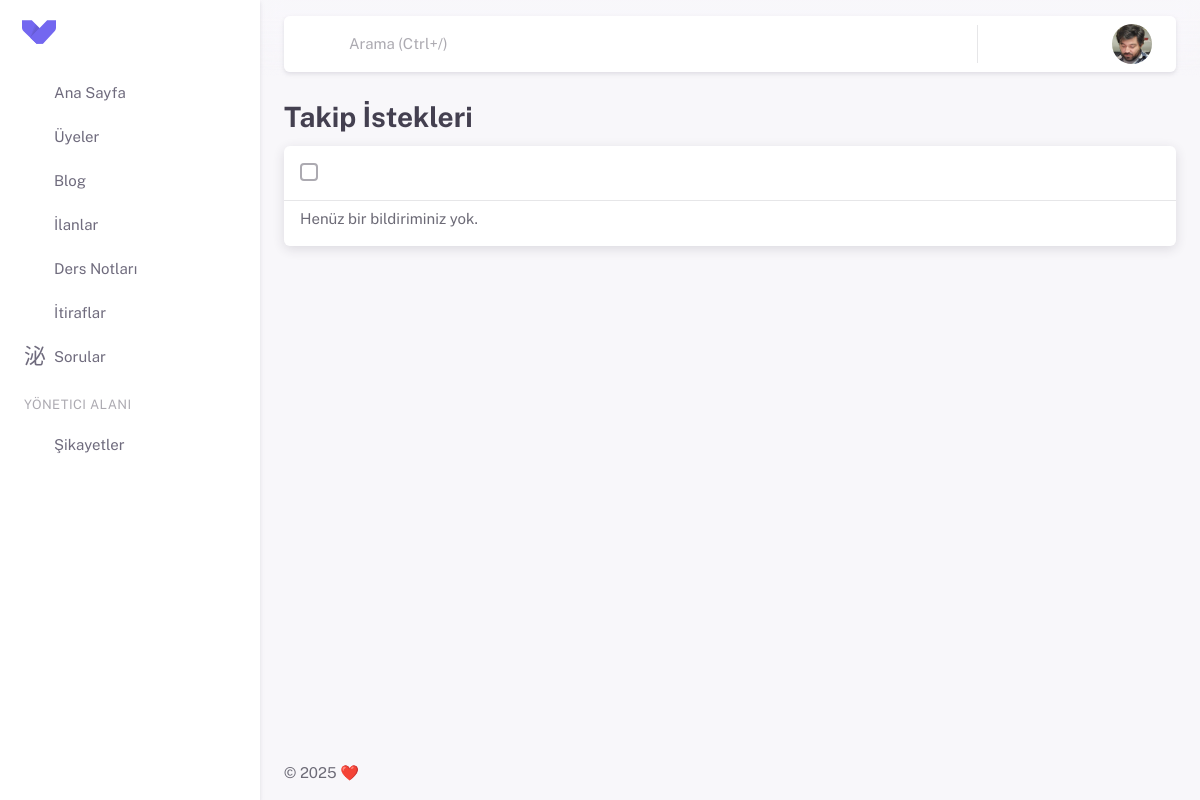
The page /follow/requests/ (signed in) on the database as committed earlier.
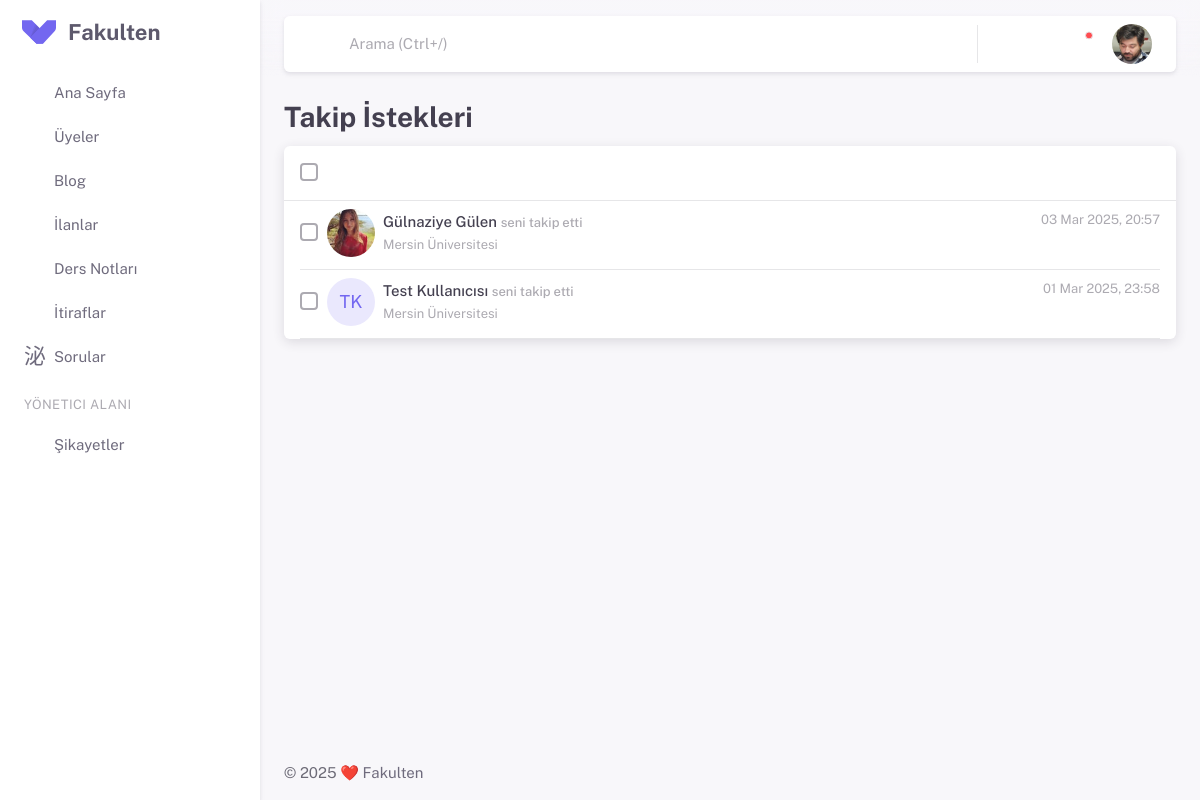
The same page on the database as committed later.
### apps/settings/models.py (models this page shows, shortened)
class SiteSettingsModel(models.Model):
    site_name = models.CharField(max_length=50, verbose_name="Site Adı")
    site_description = models.TextField(verbose_name="Site Açıklaması")
    class Meta:
        verbose_name = "Site Ayarı"
        verbose_name_plural = "Site Ayarları"

### apps/follow/models.py (models this page shows, shortened)
class FollowRequest(models.Model):
    follower = models.ForeignKey(User, related_name='follow_requests_sent', on_delete=models.CASCADE)
    following = models.ForeignKey(User, related_name='follow_requests_received', on_delete=models.CASCADE)
    created_at = models.DateTimeField(auto_now_add=True)
    is_approved = models.BooleanField(default=False)
    is_read = models.BooleanField(default=False)  # Bildirim okundu mu?
    class Meta:
        unique_together = ('follower', 'following')

### apps/profiles/models.py (models this page shows, shortened)
class ProfilePictureModel(models.Model):
    user = models.OneToOneField(settings.AUTH_USER_MODEL, on_delete=models.CASCADE, related_name='profile_photo')
    profile_photo = models.ImageField(
        upload_to='profile_photos', blank=True, null=True)

class EducationalInformationModel(models.Model):
    user = models.OneToOneField(settings.AUTH_USER_MODEL,
                             on_delete=models.CASCADE, related_name='educational_information', db_index=True)
    country = models.ForeignKey(inputs.CountriesModel,
                             on_delete=models.CASCADE, db_index=True)
    university = models.ForeignKey(inputs.UniversitiesModel,
                             on_delete=models.CASCADE, db_index=True)
    department = models.ForeignKey(inputs.DepartmentsModel,
                             on_delete=models.CASCADE, db_index=True)
    status = models.ForeignKey(inputs.StatusModel,
                             on_delete=models.CASCADE, db_index=True)

### apps/inputs/models.py (models this page shows)
class UniversitiesModel(models.Model):
    countries = models.ForeignKey(CountriesModel, on_delete=models.CASCADE)
    universities = models.CharField(max_length=255)
    def __str__(self):
        return self.universities

### apps/follow/views.py (the view)
# urls.py: path('requests/', views.follow_requests_view, name='follow-requests'),
@login_required
def follow_requests_view(request):
    follow_requests = FollowRequest.objects.filter(following=request.user).order_by('-created_at')
    follow_requests.filter(is_read=False).update(is_read=True)
    paginator = Paginator(follow_requests, 12)
    page_number = request.GET.get('page')
    page_obj = paginator.get_page(page_number)
    return render(request, 'follow/follow_requests.html', {'follow_requests': page_obj})

### apps/comments/models.py (called while the page is built)
    def get_notifications_comment_context(self):
        context = {
        'message' : 'yorumunuza yorum yaptı.',
        'content_title' : self.text,
        'content_url' : reverse('comment_detail', kwargs={'comment_id': self.id}),
        }
        return context

    def get_notifications_like_context(self):
        context = {
        'message' : 'yorumunuzu beğendi.',
        'content_title' : self.text,
        'content_url' : reverse('comment_detail', kwargs={'comment_id': self.id}),
        }
        return context

### apps/follow/templates/follow/follow_requests.html (shortened to what this page needs)
{% extends 'partials/base.html' %}
{% load static %}
{% block content %}
<h3 class="mb-2 fw-bold" >Takip İstekleri</h3>
   <div class="row g-0">
      <div class="col app-followers-list">
         <div class="card">
            <div class="card-body followers-list-header p-3 py-2">
               <div class="d-flex justify-content-between align-items-center ps-1">
                  <div class="d-flex align-items-center">
                     <div class="form-check mb-0 ms-0">
                        <input class="form-check-input" type="checkbox" id="followers-select-all" />
                     </div>
                     <div class="btn btn-text-secondary btn-icon rounded-pill me-1">
                        <i class="ti ti-trash ti-md followers-delete cursor-pointer"></i>
                     </div>
                  </div>
               </div>
            </div>
            <hr class="container-m-nx m-0" />
            <div class="card-body followers-list p-4 py-0 " id="followers-container">
               <div id="followers" class="list-group infinite-container">
                  {% for follower in follow_requests %}
                  <div class="follower-list-item mt-2 infinite-item" data-follower-id="{{ follower.id }}">
                     <div class="d-flex flex-wrap bd-highlight mb-3">
                        <div class="d-flex align-items-center">
                           <div class="bd-highlight">
                              <div class="form-check mb-0 ms-0">
                                 <input class="follower-list-item-input form-check-input" type="checkbox" />
                              </div>
                           </div>
                           <div class="bd-highlight">
                              <div class="avatar avatar-md me-2 flex-shrink-0">
                                 {% if follower.follower.profile_photo.profile_photo %}
                                 <img src="{{ follower.follower.profile_photo.profile_photo.url }}" alt="Avatar" class="rounded-circle" height="32" width="32" />
                                 {% else %}
                                 <span class="avatar-initial rounded-circle bg-label-primary">{{ follower.follower.first_name|first }}{{ follower.follower.last_name|first }}</span>
                                 {% endif %}
                              </div>
                           </div>
                        <div class="bd-highlight">
                           <a href="{% url 'profile' follower.follower.username %}">
                              <div class="me-2 h6 mb-0">{{ follower.follower.first_name }} {{ follower.follower.last_name }} <small class="text-muted">{% if follower.is_approved %} seni takip etti {%else%}takip isteği gönderdi.{%endif%}</small></div>
                           </a>
                           <small class="text-muted">{{ follower.follower.educational_information.university }}</small>
                        </div>
                    </div>
                        <div class="ms-auto bd-highlight">
                           <div class="mb-1">
                              <small class="text-muted"> {{ follower.created_at|date:"d M Y, H:i" }}</small>
                           </div>
                        </div>
                     </div>
                  </div>
                  <hr class="container-m-nx m-0" />
                  {% empty %}
                  <div class="mb-4 mt-2">Henüz bir bildiriminiz yok.</div>
                  {% endfor %}
               </div>
            </div>
         </div>
      </div>
   </div>
{% endblock content %}

### templates/partials/sidebar.html (shortened to what this page needs)
<aside id="layout-menu" class="layout-menu menu-vertical menu bg-menu-theme">
    <div class="app-brand demo">
      <a href="{% url 'home' %}" class="app-brand-link">
        <span class="app-brand-logo demo">
        </span>
        <span class="app-brand-text demo menu-text fw-bold">{{site_settings.site_name}}</span>
      </a>
      <a href="javascript:void(0);" class="layout-menu-toggle menu-link text-large ms-auto">
        <i class="ti menu-toggle-icon d-none d-xl-block align-middle"></i>
      </a>
    </div>
    {% with current_page=request.resolver_match.url_name %}
    <ul class="menu-inner py-1">
      <li class="menu-item {% if current_page == 'home' %} active{% endif %}">
        <a href="{% url 'home' %}" class="menu-link">
          <i class="menu-icon tf-icons ti ti-smart-home"></i>
          <div>Ana Sayfa</div>
        </a>
      </li>
      <li class="menu-item {% if current_page == 'members' %} active{% endif %}">
        <a href="{% url 'members' %}" class="menu-link">
          <i class="menu-icon tf-icons ti ti-user-search"></i>
          <div>Üyeler</div>
        </a>
      </li>
      <li class="menu-item {% if '/blogs/' in request.path %} active open{% endif %}">
        <a href="" class="menu-link menu-toggle">
          <i class="menu-icon tf-icons ti ti-blockquote"></i>
          <div>Blog</div>
        </a>
      </li>
      <li class="menu-item {% if '/marketplace/' in request.path %} active open{% endif %}">
        <a href="{% url 'marketplace' %}" class="menu-link menu-toggle">
          <i class="menu-icon tf-icons ti ti-building-store"></i>
          <div>İlanlar</div>
        </a>
      </li>
      <li class="menu-item {% if '/documents/' in request.path %} active open{% endif %}">
        <a href="" class="menu-link menu-toggle">
          <i class="menu-icon tf-icons ti ti-notebook"></i>
          <div>Ders Notları</div>
        </a>
      </li>
      <li class="menu-item {% if '/confessions/' in request.path %} active open{% endif %}">
        <a href="{% url 'confessions' %}" class="menu-link menu-toggle">
          <i class="menu-icon ti-icons ti ti-spy"></i>
          <div>İtiraflar</div>
        </a>
      </li>
      <li class="menu-item {% if '/questions/' in request.path %} active open{% endif %}">
        <a href="" class="menu-link menu-toggle">
          <i class="menu-icon ti-icons ti ti-message-2-question"></i>
          <div>Sorular</div>
        </a>
      </li>
      {% if user.is_superuser %}
      <li class="menu-header small">
        <span class="menu-header-text">Yönetici Alanı</span>
      </li>
      <li class="menu-item {% if '/complaints/' in request.path %} active open{% endif %}">
        <a href="{% url 'complaint_dashboard' %}" class="menu-link">
          <i class="menu-icon ti-icons ti ti-message-report"></i>
          <div>Şikayetler</div>
        </a>
      </li>
      {%endif%}
    </ul>
    {% endwith %}
  </aside>

### templates/partials/footer.html (shortened to what this page needs)
<footer class="content-footer footer bg-footer-theme">
  <div class="container-xxl">
    <div
      class="footer-container d-flex align-items-center justify-content-between py-4 flex-md-row flex-column">
      <div class="text-body">
        ©
        ❤️ <a href="#" target="_blank" class="footer-link">{{site_settings.site_name}}</a>
      </div>
    </div>
  </div>
</footer>

Rows that differ between the two databases and show on the page:
added SiteSettingsModel: site_name "Fakulten"
added FollowRequest: follower.profile_photo.profile_photo (picture), follower.first_name "Gülnaziye", follower.last_name "Gülen", is_approved "seni takip etti", follower.educational_information.university "Mersin Üniversitesi", created_at "03 Mar 2025, 20:57"
added FollowRequest: follower.first_name|first "T", follower.last_name|first "K", follower.first_name "Test", follower.last_name "Kullanıcısı", is_approved "seni takip etti", follower.educational_information.university "Mersin Üniversitesi", created_at "01 Mar 2025, 23:58"
Other text that changed with them:
text no longer shown: "Henüz bir bildiriminiz yok."
